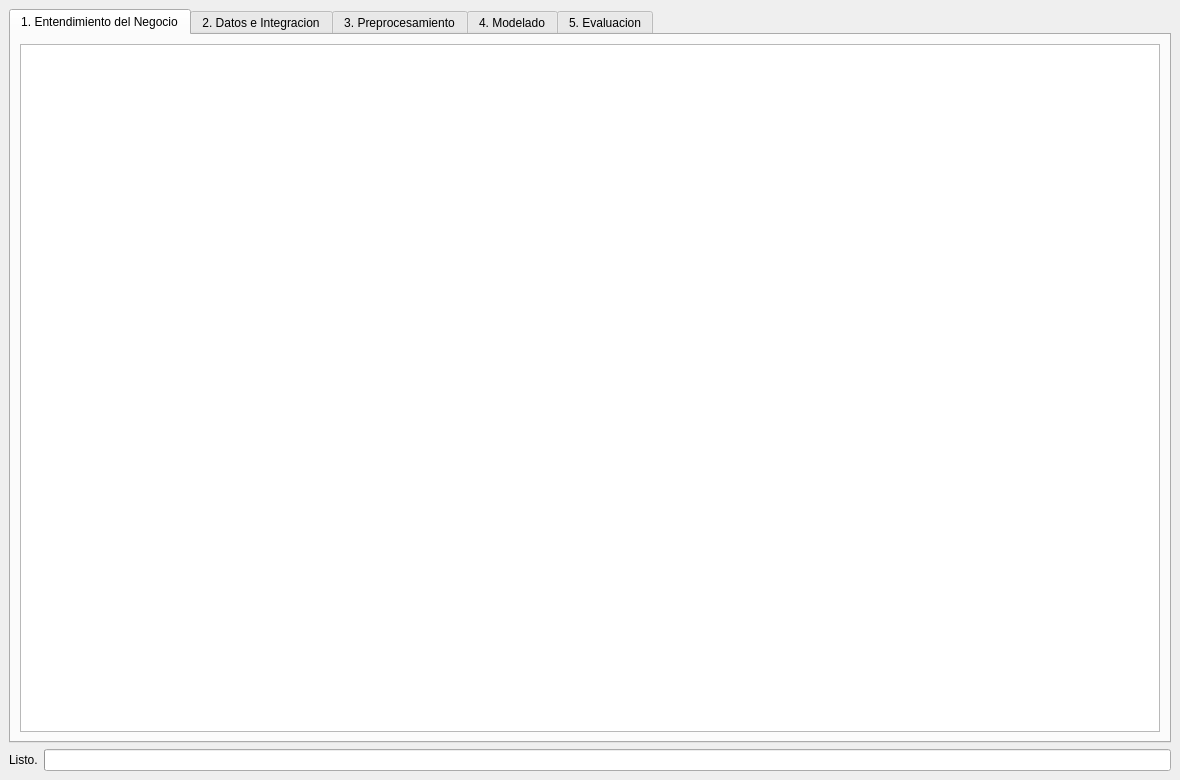
<?xml version="1.0" encoding="UTF-8"?>
<ui version="4.0">
 <class>MainWindow</class>
 <widget class="QMainWindow" name="MainWindow">
  <property name="geometry">
   <rect>
    <x>0</x>
    <y>0</y>
    <width>1180</width>
    <height>780</height>
   </rect>
  </property>
  <property name="windowTitle">
   <string>UNSW-NB15 - Mineria de Datos (CRISP-DM)</string>
  </property>
  <widget class="QWidget" name="centralwidget">
   <layout class="QVBoxLayout" name="layout_principal">
    <item>
     <widget class="QTabWidget" name="tab_crisp">
      <property name="currentIndex">
       <number>0</number>
      </property>

      <!-- PESTANA 1: ENTENDIMIENTO DEL NEGOCIO -->
      <widget class="QWidget" name="tab_negocio">
       <attribute name="title">
        <string>1. Entendimiento del Negocio</string>
       </attribute>
       <layout class="QVBoxLayout" name="layout_negocio">
        <item>
         <widget class="QTextBrowser" name="txt_negocio">
          <property name="readOnly">
           <bool>true</bool>
          </property>
         </widget>
        </item>
       </layout>
      </widget>

      <!-- PESTANA 2: ENTENDIMIENTO E INTEGRACION -->
      <widget class="QWidget" name="tab_datos">
       <attribute name="title">
        <string>2. Datos e Integracion</string>
       </attribute>
       <layout class="QVBoxLayout" name="layout_datos">
        <item>
         <layout class="QHBoxLayout" name="layout_archivos">
          <item>
           <widget class="QLabel" name="lbl_train">
            <property name="text">
             <string>Train CSV:</string>
            </property>
           </widget>
          </item>
          <item>
           <widget class="QLineEdit" name="txt_ruta_train">
            <property name="text">
             <string>data/UNSW_NB15_training-set.csv</string>
            </property>
           </widget>
          </item>
          <item>
           <widget class="QPushButton" name="btn_buscar_train">
            <property name="text">
             <string>...</string>
            </property>
            <property name="maximumWidth">
             <number>34</number>
            </property>
           </widget>
          </item>
          <item>
           <widget class="QLabel" name="lbl_test">
            <property name="text">
             <string>Test CSV:</string>
            </property>
           </widget>
          </item>
          <item>
           <widget class="QLineEdit" name="txt_ruta_test">
            <property name="text">
             <string>data/UNSW_NB15_testing-set.csv</string>
            </property>
           </widget>
          </item>
          <item>
           <widget class="QPushButton" name="btn_buscar_test">
            <property name="text">
             <string>...</string>
            </property>
            <property name="maximumWidth">
             <number>34</number>
            </property>
           </widget>
          </item>
          <item>
           <widget class="QPushButton" name="btn_cargar">
            <property name="text">
             <string>Cargar e Integrar</string>
            </property>
           </widget>
          </item>
         </layout>
        </item>

        <item>
         <widget class="QLabel" name="lbl_resumen_datos">
          <property name="text">
           <string>Sin datos cargados. Presiona "Cargar e Integrar".</string>
          </property>
         </widget>
        </item>

        <item>
         <layout class="QHBoxLayout" name="layout_datos_medio" stretch="3,2">
          <item>
           <widget class="QGroupBox" name="grp_preview">
            <property name="title">
             <string>Vista previa del dataset integrado (primeras 50 filas)</string>
            </property>
            <layout class="QVBoxLayout" name="layout_grp_preview">
             <item>
              <widget class="QTableWidget" name="tbl_preview">
               <property name="editTriggers">
                <set>QAbstractItemView::NoEditTriggers</set>
               </property>
              </widget>
             </item>
            </layout>
           </widget>
          </item>
          <item>
           <widget class="QGroupBox" name="grp_clases">
            <property name="title">
             <string>Distribucion de clases (label)</string>
            </property>
            <layout class="QVBoxLayout" name="layout_grp_clases">
             <item>
              <widget class="QWidget" name="widget_canvas_clases">
               <layout class="QVBoxLayout" name="layout_canvas_clases"/>
              </widget>
             </item>
            </layout>
           </widget>
          </item>
         </layout>
        </item>

      <item>
         <widget class="QGroupBox" name="grp_joins">
          <property name="title">
           <string>Demostracion de Joins (pd.merge sobre attack_cat)</string>
          </property>
          <property name="maximumHeight">
           <number>190</number>
          </property>
          <layout class="QVBoxLayout" name="layout_grp_joins">
           <item>
            <layout class="QHBoxLayout" name="layout_joins_top" stretch="0,0,1">
             <item>
              <widget class="QLabel" name="lbl_join_tipo">
               <property name="text">
                <string>Tipo de Join:</string>
               </property>
              </widget>
             </item>
             <item>
              <widget class="QComboBox" name="cmb_join">
               <property name="enabled">
                <bool>false</bool>
               </property>
               <property name="minimumWidth">
                <number>100</number>
               </property>
               <property name="maximumWidth">
                <number>120</number>
               </property>
               <item>
                <property name="text">
                 <string>inner</string>
                </property>
               </item>
               <item>
                <property name="text">
                 <string>left</string>
                </property>
               </item>
               <item>
                <property name="text">
                 <string>right</string>
                </property>
               </item>
               <item>
                <property name="text">
                 <string>outer</string>
                </property>
               </item>
              </widget>
             </item>
             <item>
              <widget class="QLabel" name="lbl_join_resumen">
               <property name="text">
                <string>-</string>
               </property>
              </widget>
             </item>
            </layout>
           </item>
           <item>
            <widget class="QTableWidget" name="tbl_join_muestra">
             <property name="editTriggers">
              <set>QAbstractItemView::NoEditTriggers</set>
             </property>
            </widget>
           </item>
          </layout>
         </widget>
        </item>
       </layout>
      </widget>

      <!-- PESTANA 3: PREPROCESAMIENTO -->
      <widget class="QWidget" name="tab_preprocesamiento">
       <attribute name="title">
        <string>3. Preprocesamiento</string>
       </attribute>
       <layout class="QVBoxLayout" name="layout_prep">
        <item>
         <layout class="QHBoxLayout" name="layout_prep_controles">
          <item>
           <widget class="QLabel" name="lbl_escalador">
            <property name="text">
             <string>Escalador:</string>
            </property>
           </widget>
          </item>
          <item>
           <widget class="QComboBox" name="cmb_escalador">
            <item>
             <property name="text">
              <string>standard</string>
             </property>
            </item>
            <item>
             <property name="text">
              <string>minmax</string>
             </property>
            </item>
           </widget>
          </item>
          <item>
           <widget class="QLabel" name="lbl_test_size">
            <property name="text">
             <string>Proporcion Test (Hold-out):</string>
            </property>
           </widget>
          </item>
          <item>
           <widget class="QDoubleSpinBox" name="spn_test_size">
            <property name="decimals">
             <number>2</number>
            </property>
            <property name="minimum">
             <double>0.100000000000000</double>
            </property>
            <property name="maximum">
             <double>0.400000000000000</double>
            </property>
            <property name="singleStep">
             <double>0.050000000000000</double>
            </property>
            <property name="value">
             <double>0.200000000000000</double>
            </property>
           </widget>
          </item>
          <item>
           <widget class="QPushButton" name="btn_preprocesar">
            <property name="text">
             <string>Ejecutar Limpieza, Transformacion y Escalado</string>
            </property>
           </widget>
          </item>
         </layout>
        </item>

        <item>
         <layout class="QHBoxLayout" name="layout_prep_resumen" stretch="1,1">
          <item>
           <widget class="QGroupBox" name="grp_resumen_prep">
            <property name="title">
             <string>Resumen de Limpieza, Transformacion y Escalado</string>
            </property>
            <property name="maximumHeight">
             <number>210</number>
            </property>
            <layout class="QVBoxLayout" name="layout_grp_resumen_prep">
             <item>
              <widget class="QPlainTextEdit" name="txt_resumen_prep">
               <property name="readOnly">
                <bool>true</bool>
               </property>
               <property name="placeholderText">
                <string>Ejecuta el preprocesamiento para ver nulos imputados, duplicados, ahorro de memoria y dimensiones finales.</string>
               </property>
              </widget>
             </item>
            </layout>
           </widget>
          </item>
          <item>
           <widget class="QGroupBox" name="grp_outliers_tabla">
            <property name="title">
             <string>Deteccion IQR y Tope p99 por Variable</string>
            </property>
            <property name="maximumHeight">
             <number>210</number>
            </property>
            <layout class="QVBoxLayout" name="layout_grp_outliers_tabla">
             <item>
              <widget class="QTableWidget" name="tbl_outliers">
               <property name="editTriggers">
                <set>QAbstractItemView::NoEditTriggers</set>
               </property>
              </widget>
             </item>
            </layout>
           </widget>
          </item>
         </layout>
        </item>

        <item>
         <widget class="QGroupBox" name="grp_outliers_grafica">
          <property name="title">
           <string>Comparativo de Outliers: Antes vs. Despues del Tope p99</string>
          </property>
          <layout class="QVBoxLayout" name="layout_grp_outliers_grafica">
           <item>
            <widget class="QWidget" name="widget_canvas_outliers">
             <layout class="QVBoxLayout" name="layout_canvas_outliers"/>
            </widget>
           </item>
          </layout>
         </widget>
        </item>
       </layout>
      </widget>

      <!-- PESTANA 4: MODELADO -->
      <widget class="QWidget" name="tab_modelado">
       <attribute name="title">
        <string>4. Modelado</string>
       </attribute>
       <layout class="QVBoxLayout" name="layout_modelado">
        <item>
         <widget class="QGroupBox" name="grp_config_modelo">
          <property name="title">
           <string>Configuracion de Algoritmo y Validacion</string>
          </property>
          <layout class="QFormLayout" name="form_modelado">
           <item row="0" column="0">
            <widget class="QLabel" name="lbl_modelo">
             <property name="text">
              <string>Algoritmo:</string>
             </property>
            </widget>
           </item>
           <item row="0" column="1">
            <widget class="QComboBox" name="cmb_modelo">
             <item>
              <property name="text">
               <string>Regresion Logistica</string>
              </property>
             </item>
             <item>
              <property name="text">
               <string>K-Means (No Supervisado)</string>
              </property>
             </item>
            </widget>
           </item>

           <item row="1" column="0">
            <widget class="QLabel" name="lbl_validacion">
             <property name="text">
              <string>Tecnica de Validacion:</string>
             </property>
            </widget>
           </item>
           <item row="1" column="1">
            <widget class="QComboBox" name="cmb_validacion">
             <item>
              <property name="text">
               <string>Hold-out</string>
              </property>
             </item>
             <item>
              <property name="text">
               <string>Stratified K-Fold</string>
              </property>
             </item>
            </widget>
           </item>

           <item row="2" column="0">
            <widget class="QLabel" name="lbl_folds">
             <property name="text">
              <string>Numero de Folds (K):</string>
             </property>
            </widget>
           </item>
           <item row="2" column="1">
            <widget class="QSpinBox" name="spn_folds">
             <property name="minimum">
              <number>2</number>
             </property>
             <property name="maximum">
              <number>10</number>
             </property>
             <property name="value">
              <number>5</number>
             </property>
            </widget>
           </item>

           <item row="3" column="0">
            <widget class="QLabel" name="lbl_c">
             <property name="text">
              <string>Regularizacion (C):</string>
             </property>
            </widget>
           </item>
           <item row="3" column="1">
            <widget class="QDoubleSpinBox" name="spn_c">
             <property name="decimals">
              <number>2</number>
             </property>
             <property name="minimum">
              <double>0.010000000000000</double>
             </property>
             <property name="maximum">
              <double>100.000000000000000</double>
             </property>
             <property name="singleStep">
              <double>0.250000000000000</double>
             </property>
             <property name="value">
              <double>1.000000000000000</double>
             </property>
            </widget>
           </item>

           <item row="4" column="0">
            <widget class="QLabel" name="lbl_max_iter">
             <property name="text">
              <string>Iteraciones maximas:</string>
             </property>
            </widget>
           </item>
           <item row="4" column="1">
            <widget class="QSpinBox" name="spn_max_iter">
             <property name="minimum">
              <number>100</number>
             </property>
             <property name="maximum">
              <number>5000</number>
             </property>
             <property name="singleStep">
              <number>100</number>
             </property>
             <property name="value">
              <number>1000</number>
             </property>
            </widget>
           </item>

           <item row="5" column="0">
            <widget class="QLabel" name="lbl_clusters">
             <property name="text">
              <string>Clusters (K-Means):</string>
             </property>
            </widget>
           </item>
           <item row="5" column="1">
            <widget class="QSpinBox" name="spn_clusters">
             <property name="minimum">
              <number>2</number>
             </property>
             <property name="maximum">
              <number>10</number>
             </property>
             <property name="value">
              <number>2</number>
             </property>
            </widget>
           </item>
          </layout>
         </widget>
        </item>

        <item>
         <widget class="QPushButton" name="btn_entrenar">
          <property name="text">
           <string>Entrenar y Evaluar Modelo</string>
          </property>
         </widget>
        </item>

        <item>
         <widget class="QGroupBox" name="grp_log_modelo">
          <property name="title">
           <string>Registro de Entrenamiento</string>
          </property>
          <layout class="QVBoxLayout" name="layout_grp_log">
           <item>
            <widget class="QPlainTextEdit" name="txt_log_modelo">
             <property name="readOnly">
              <bool>true</bool>
             </property>
            </widget>
           </item>
          </layout>
         </widget>
        </item>
       </layout>
      </widget>

      <!-- PESTANA 5: EVALUACION Y COMPARACION -->
      <widget class="QWidget" name="tab_evaluacion">
       <attribute name="title">
        <string>5. Evaluacion</string>
       </attribute>
       <layout class="QVBoxLayout" name="layout_evaluacion">
        <item>
         <layout class="QHBoxLayout" name="layout_eval_top">
          <item>
           <widget class="QLabel" name="lbl_eval_info">
            <property name="text">
             <string>Selecciona una fila del historial para inspeccionar sus metricas y Matriz de Confusion.</string>
            </property>
           </widget>
          </item>
          <item>
           <widget class="QPushButton" name="btn_limpiar_historial">
            <property name="text">
             <string>Limpiar historial</string>
            </property>
            <property name="maximumWidth">
             <number>140</number>
            </property>
           </widget>
          </item>
         </layout>
        </item>

        <item>
         <layout class="QHBoxLayout" name="layout_eval_tablas" stretch="3,2">
          <item>
           <widget class="QGroupBox" name="grp_historial">
            <property name="title">
             <string>Historial Comparativo de Corridas</string>
            </property>
            <property name="maximumHeight">
             <number>210</number>
            </property>
            <layout class="QVBoxLayout" name="layout_grp_historial">
             <item>
              <widget class="QTableWidget" name="tbl_historial">
               <property name="editTriggers">
                <set>QAbstractItemView::NoEditTriggers</set>
               </property>
               <property name="selectionBehavior">
                <enum>QAbstractItemView::SelectRows</enum>
               </property>
               <property name="selectionMode">
                <enum>QAbstractItemView::SingleSelection</enum>
               </property>
              </widget>
             </item>
            </layout>
           </widget>
          </item>
          <item>
           <widget class="QGroupBox" name="grp_metricas_actual">
            <property name="title">
             <string>Detalle de la Corrida Seleccionada</string>
            </property>
            <property name="maximumHeight">
             <number>210</number>
            </property>
            <layout class="QVBoxLayout" name="layout_grp_metricas">
             <item>
              <widget class="QTableWidget" name="tbl_metricas_actual">
               <property name="editTriggers">
                <set>QAbstractItemView::NoEditTriggers</set>
               </property>
              </widget>
             </item>
            </layout>
           </widget>
          </item>
         </layout>
        </item>

        <item>
         <layout class="QHBoxLayout" name="layout_eval_graficas" stretch="1,1">
          <item>
           <widget class="QGroupBox" name="grp_matriz">
            <property name="title">
             <string>Matriz de Confusion</string>
            </property>
            <layout class="QVBoxLayout" name="layout_grp_matriz">
             <item>
              <widget class="QWidget" name="widget_canvas_matriz">
               <layout class="QVBoxLayout" name="layout_canvas_matriz"/>
              </widget>
             </item>
            </layout>
           </widget>
          </item>
          <item>
           <widget class="QGroupBox" name="grp_roc">
            <property name="title">
             <string>Curva ROC Comparativa</string>
            </property>
            <layout class="QVBoxLayout" name="layout_grp_roc">
             <item>
              <widget class="QWidget" name="widget_canvas_roc">
               <layout class="QVBoxLayout" name="layout_canvas_roc"/>
              </widget>
             </item>
            </layout>
           </widget>
          </item>
         </layout>
        </item>
       </layout>
      </widget>
     </widget>
    </item>

    <!-- BARRA DE ESTADO GLOBAL -->
    <item>
     <layout class="QHBoxLayout" name="layout_estado">
      <item>
       <widget class="QLabel" name="lbl_estado">
        <property name="text">
         <string>Listo.</string>
        </property>
       </widget>
      </item>
      <item>
       <widget class="QProgressBar" name="progress_bar">
        <property name="maximumWidth">
         <number>220</number>
        </property>
        <property name="value">
         <number>0</number>
        </property>
        <property name="textVisible">
         <bool>false</bool>
        </property>
       </widget>
      </item>
     </layout>
    </item>
   </layout>
  </widget>
 </widget>
 <resources/>
 <connections/>
</ui>
